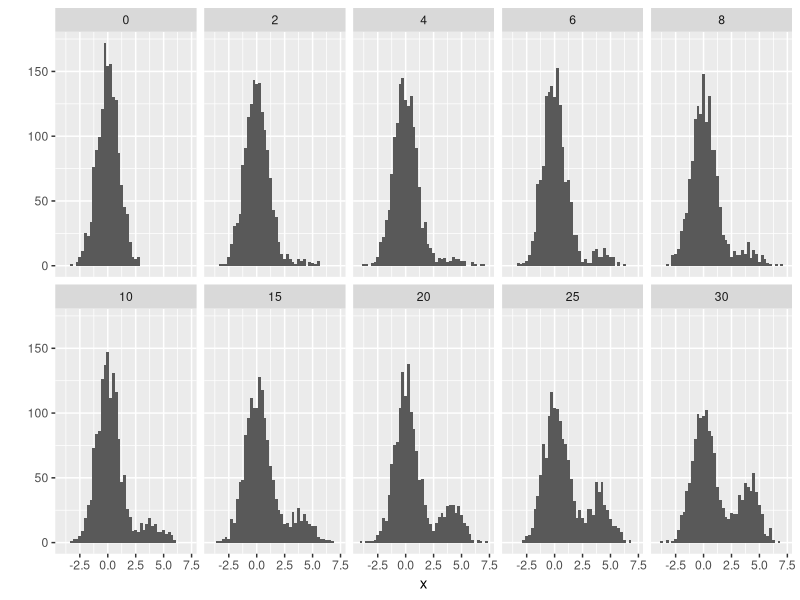
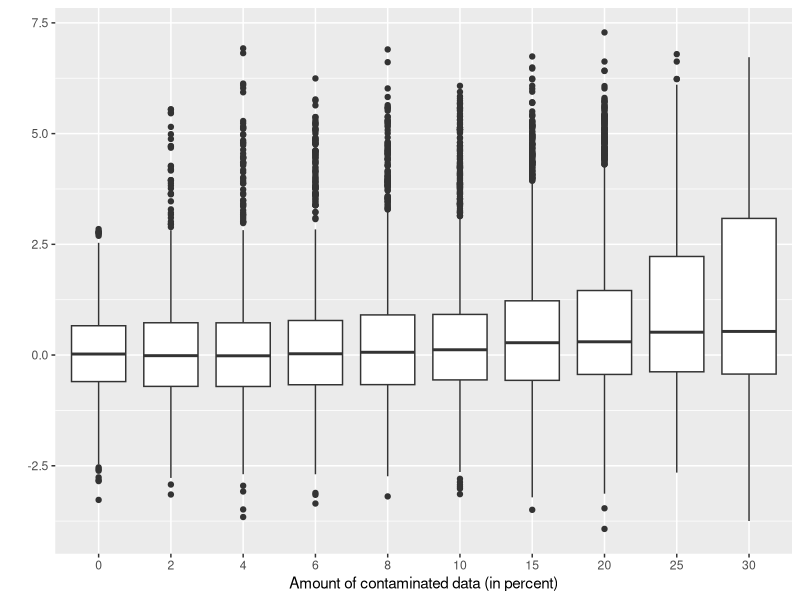
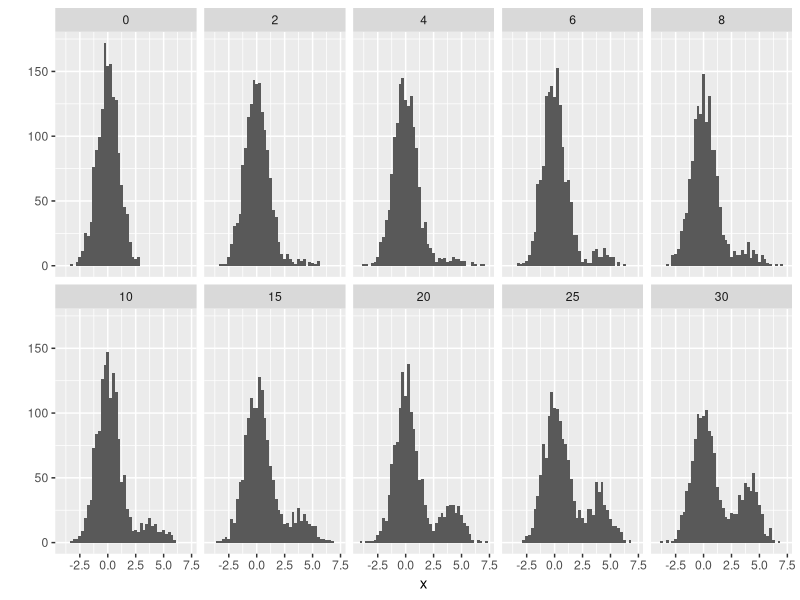
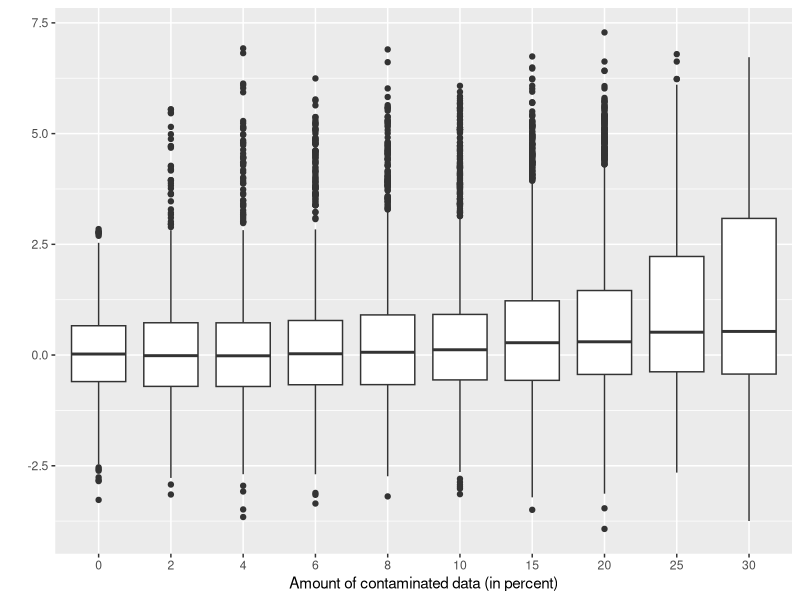

The R source for these figures, in order: (Note: this script raises an error after producing the figures.)
library(RColorBrewer)
cols <- c("white",brewer.pal(9, "Greys"), "Red", "Pink")
reds <- brewer.pal(5, "Reds")[-1]
cols <- c(cols[1:3], reds[1], cols[4:6], reds[2], cols[7:9], reds[3], cols[10:11])



cols <- c("white", brewer.pal(9, "Blues"), "black")


frame <- data.frame(expand.grid(k=c(2*0:4, 5*(2:10)), n1=1500))
frame$n2 <- with(frame, n1/100*k)
frame$n1 <- with(frame, n1- n2)

dframe <- NULL
set.seed(20120416)
for (i in 1:10) {
  x <- c(rnorm(frame[i,]$n1), 4 + rnorm(frame[i,]$n2))
  dframe <- rbind(dframe, data.frame(k=frame[i,]$k, x=x))
}

library(ggplot2)
qplot(data=dframe, x, geom="histogram", binwidth=0.25) + facet_wrap(facets=~k, ncol=5)
ggsave("images/xpl-histogram.pdf", width=12, height=6)
qplot(data=dframe, factor(k), x, geom="boxplot", group=k) + xlab("Amount of contaminated data (in percent)") +ylab("")
ggsave("images/xpl-boxplot.pdf", width=10, height=5)

pdf("images/xpl-lvplot.pdf", width=10, height=5)
par(mar=c(4,2,1,1))
LVboxplot(dframe$x~dframe$k, col=cols, horizontal=FALSE, xlab="Amount of contaminated data (in percent)", ylab="")
dev.off()
